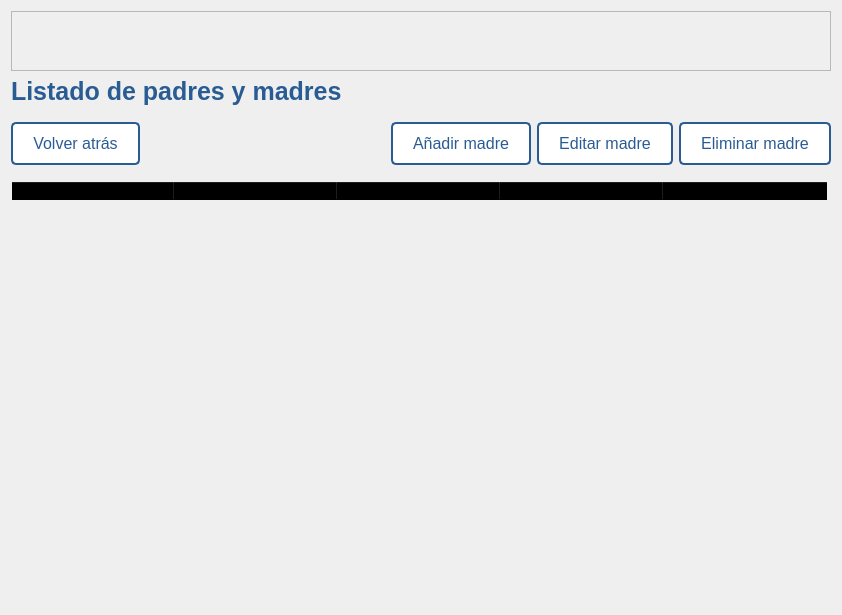
<?xml version="1.0" encoding="UTF-8"?>
<ui version="4.0">
 <class>Dialog_listado_padres</class>
 <widget class="QDialog" name="Dialog_listado_padres">
  <property name="geometry">
   <rect>
    <x>0</x>
    <y>0</y>
    <width>842</width>
    <height>615</height>
   </rect>
  </property>
  <property name="windowTitle">
   <string>Listado de padres y madres</string>
  </property>
  <property name="windowIcon">
   <iconset resource="../src/resources.qrc">
    <normaloff>:/logo/iconoProyecto.png</normaloff>:/logo/iconoProyecto.png</iconset>
  </property>
  <layout class="QVBoxLayout" name="verticalLayout_2">
   <item>
    <layout class="QVBoxLayout" name="verticalLayout">
     <item>
      <widget class="QFrame" name="frame_superior">
       <property name="minimumSize">
        <size>
         <width>0</width>
         <height>60</height>
        </size>
       </property>
       <property name="maximumSize">
        <size>
         <width>16777215</width>
         <height>60</height>
        </size>
       </property>
       <property name="styleSheet">
        <string notr="true"/>
       </property>
       <property name="frameShape">
        <enum>QFrame::StyledPanel</enum>
       </property>
       <property name="frameShadow">
        <enum>QFrame::Raised</enum>
       </property>
       <layout class="QHBoxLayout" name="horizontalLayout">
        <property name="bottomMargin">
         <number>0</number>
        </property>
        <item>
         <widget class="QLabel" name="label_logo">
          <property name="maximumSize">
           <size>
            <width>120</width>
            <height>150</height>
           </size>
          </property>
          <property name="text">
           <string/>
          </property>
          <property name="pixmap">
           <pixmap resource="../src/resources.qrc">:/logo/logoProyecto.png</pixmap>
          </property>
          <property name="scaledContents">
           <bool>true</bool>
          </property>
          <property name="alignment">
           <set>Qt::AlignCenter</set>
          </property>
         </widget>
        </item>
       </layout>
      </widget>
     </item>
     <item>
      <widget class="QLabel" name="label">
       <property name="styleSheet">
        <string notr="true">QLabel{
font-size: 25px;
font-weight: bold;
color: #2a5c94;
}</string>
       </property>
       <property name="text">
        <string>Listado de padres y madres</string>
       </property>
      </widget>
     </item>
     <item>
      <layout class="QHBoxLayout" name="horizontalLayout_2">
       <property name="topMargin">
        <number>10</number>
       </property>
       <property name="bottomMargin">
        <number>10</number>
       </property>
       <item>
        <widget class="QPushButton" name="btn_volver_atras">
         <property name="sizePolicy">
          <sizepolicy hsizetype="Fixed" vsizetype="Fixed">
           <horstretch>0</horstretch>
           <verstretch>0</verstretch>
          </sizepolicy>
         </property>
         <property name="cursor">
          <cursorShape>PointingHandCursor</cursorShape>
         </property>
         <property name="styleSheet">
          <string notr="true">QPushButton{
background-color: #ffffff;
color: #2a5c94;
padding: 10px 20px;
border: 2px solid #2a5c94;
border-radius: 5px;
font-size: 16px;
}
QPushButton:hover{
background-color: #2a5c94;
color: white;
}</string>
         </property>
         <property name="text">
          <string>Volver atrás</string>
         </property>
        </widget>
       </item>
       <item>
        <spacer name="horizontalSpacer">
         <property name="orientation">
          <enum>Qt::Horizontal</enum>
         </property>
         <property name="sizeHint" stdset="0">
          <size>
           <width>40</width>
           <height>20</height>
          </size>
         </property>
        </spacer>
       </item>
       <item>
        <widget class="QPushButton" name="btn_anadir_padres">
         <property name="sizePolicy">
          <sizepolicy hsizetype="Fixed" vsizetype="Fixed">
           <horstretch>0</horstretch>
           <verstretch>0</verstretch>
          </sizepolicy>
         </property>
         <property name="cursor">
          <cursorShape>PointingHandCursor</cursorShape>
         </property>
         <property name="styleSheet">
          <string notr="true">QPushButton{
background-color: #ffffff;
color: #2a5c94;
padding: 10px 20px;
border: 2px solid #2a5c94;
border-radius: 5px;
font-size: 16px;
}
QPushButton:hover{
background-color: #2a5c94;
color: white;
}</string>
         </property>
         <property name="text">
          <string>Añadir madre</string>
         </property>
         <property name="icon">
          <iconset resource="../src/resources.qrc">
           <normaloff>:/iconosLaterales/anadir.png</normaloff>:/iconosLaterales/anadir.png</iconset>
         </property>
        </widget>
       </item>
       <item>
        <widget class="QPushButton" name="btn_editar_padres">
         <property name="sizePolicy">
          <sizepolicy hsizetype="Fixed" vsizetype="Fixed">
           <horstretch>0</horstretch>
           <verstretch>0</verstretch>
          </sizepolicy>
         </property>
         <property name="cursor">
          <cursorShape>PointingHandCursor</cursorShape>
         </property>
         <property name="styleSheet">
          <string notr="true">QPushButton{
background-color: #ffffff;
color: #2a5c94;
padding: 10px 20px;
border: 2px solid #2a5c94;
border-radius: 5px;
font-size: 16px;
}
QPushButton:hover{
background-color: #2a5c94;
color: white;
}</string>
         </property>
         <property name="text">
          <string>Editar madre</string>
         </property>
         <property name="icon">
          <iconset resource="../src/resources.qrc">
           <normaloff>:/iconosLaterales/editar.png</normaloff>:/iconosLaterales/editar.png</iconset>
         </property>
        </widget>
       </item>
       <item>
        <widget class="QPushButton" name="btn_eliminar_padres">
         <property name="sizePolicy">
          <sizepolicy hsizetype="Fixed" vsizetype="Fixed">
           <horstretch>0</horstretch>
           <verstretch>0</verstretch>
          </sizepolicy>
         </property>
         <property name="cursor">
          <cursorShape>PointingHandCursor</cursorShape>
         </property>
         <property name="styleSheet">
          <string notr="true">QPushButton{
background-color: #ffffff;
color: #2a5c94;
padding: 10px 20px;
border: 2px solid #2a5c94;
border-radius: 5px;
font-size: 16px;
}
QPushButton:hover{
background-color: #2a5c94;
color: white;
}</string>
         </property>
         <property name="text">
          <string>Eliminar madre</string>
         </property>
         <property name="icon">
          <iconset resource="../src/resources.qrc">
           <normaloff>:/iconosLaterales/eliminar.png</normaloff>:/iconosLaterales/eliminar.png</iconset>
         </property>
        </widget>
       </item>
      </layout>
     </item>
     <item>
      <widget class="QTableWidget" name="tableWidget">
       <property name="styleSheet">
        <string notr="true">QTableWidget, QHeaderView::section{
background-color: transparent;
}
</string>
       </property>
       <attribute name="horizontalHeaderDefaultSectionSize">
        <number>163</number>
       </attribute>
       <column>
        <property name="text">
         <string>ID</string>
        </property>
       </column>
       <column>
        <property name="text">
         <string>Nombre</string>
        </property>
       </column>
       <column>
        <property name="text">
         <string>NRE-Hijo</string>
        </property>
       </column>
       <column>
        <property name="text">
         <string>Email</string>
        </property>
       </column>
       <column>
        <property name="text">
         <string>Dirección</string>
        </property>
       </column>
      </widget>
     </item>
    </layout>
   </item>
  </layout>
 </widget>
 <resources>
  <include location="../src/resources.qrc"/>
  <include location="../src/resources.qrc"/>
  <include location="../src/resources.qrc"/>
 </resources>
 <connections/>
</ui>
